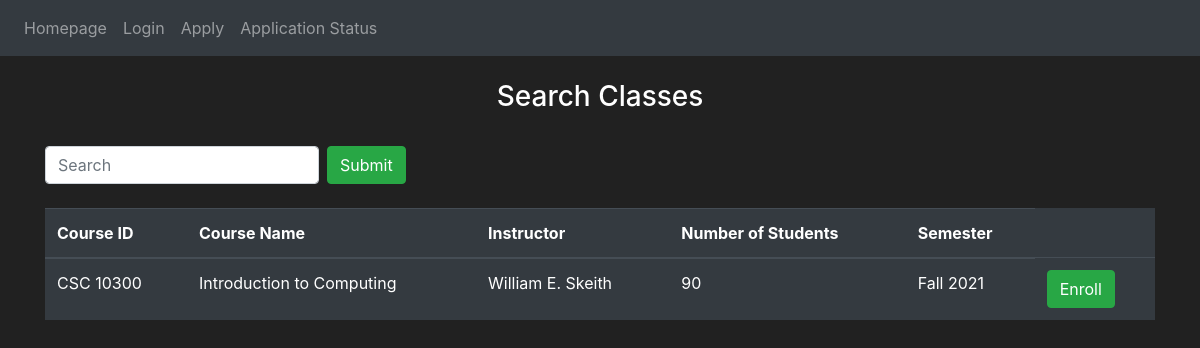
Page /search-classes on the committed database.
### website/models.py (models this page shows, shortened)
class Courses(db.Model):
    __tablename__ = 'courses'
    id = db.Column(db.Integer, primary_key=True)
    name = db.Column(db.String(400))
    course_id = db.Column(db.String(400))
    instructor = db.Column(db.String(400))
    instructor_id = db.Column(db.Integer)
    semester = db.Column(db.String(400))
    capacity = db.Column(db.Integer)
    user = db.Column(db.Integer, db.ForeignKey('user.id'))

### website/auth.py (the view)
@auth.route('/search-classes', methods=['GET', 'POST'])
def search_classes():
    headings = ("Course ID", "Course Name", "Instructor", "Number of Students", "Semester")
    searchTextField = request.args.get('searchTextField')
    if searchTextField:
        coursesData = Courses.query.filter_by(course_id=searchTextField).order_by(Courses.course_id).all()
    else:
        coursesData = Courses.query.order_by(Courses.course_id).all()
    if request.method == "POST":
        id = request.form.get("enrollbutton")
        print(id)
        course = Courses.query.get(id) # got the course
        courseID = course.id
        courseName = course.name
        courseInstructor = course.instructor
        courseSemester = course.semester
        new_usercourse = UserCourse(name=courseName, course_id=courseID, instructor=courseInstructor, semester=courseSemester, grade = "")
        db.session.add(new_usercourse)
        db.session.commit()
        return redirect(url_for('auth.search_classes', user=current_user, table_headings=headings, data=coursesData))
    else:
        return render_template("search-classes.html", user=current_user, table_headings=headings, data=coursesData)
    print(request.method)
    return render_template("search-classes.html", user=current_user, table_headings=headings, data=coursesData)

### website/templates/search-classes.html
{% extends "base.html" %} {% block title %}Search Classes{% endblock %} {% block content
%}
<br>
<h3 align="center">{{ user.usertype }} Search Classes</h3>
<br>
<center>
<form class="form-inline my-2 my-lg-0" method="GET">
    <input class="form-control mr-sm-2" type="search" placeholder="Search" name="searchTextField">
    <button class="btn btn-outline btn-success">Submit</button>
</form>
</center>
<br>
<form method="POST">
<table class="table table-hover table-dark" id = "coursetable">
        <thead>
            <tr>
                {% for header in table_headings %}
                <th> {{ header }}</th>
                {% endfor %}
            </tr>
        </thead>
        <tbody>
            <tr>
                {% for courses in data %}
                <td>{{courses.course_id }}</td>
                <td>{{courses.name }}</td>
                <td>{{courses.instructor }}</td>
                <td>{{courses.capacity }}</td>
                <td>{{courses.semester}}</td>
                <td><button class="btn btn-outline btn-success" name="enrollbutton" value="{{ courses.id }}" formmethod="POST" >Enroll</button></td>
            </tr>
        {% endfor %}
        </tbody>
</table>
</form>
{% endblock %}

### website/templates/base.html (style rules this page uses)
body { background-color: #212121; color: white }

### rows in the picture
Courses: course_id "CSC 10300", name "Introduction to Computing", instructor "William E. Skeith", capacity "90", semester "Fall 2021", {{ courses.id }} 1 (drawn)

### other values in the picture
{{ header }} "Course ID" "Course Name" "Instructor" "Number of Students" "Semester"
